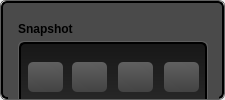
        <widget class="QFrame" name="frame_white_border_10">
         <property name="minimumSize">
          <size>
           <width>225</width>
           <height>0</height>
          </size>
         </property>
         <property name="maximumSize">
          <size>
           <width>230</width>
           <height>16777215</height>
          </size>
         </property>
         <property name="styleSheet">
          <string notr="true">QFrame {
    border: 1px solid rgb(95, 95, 95);
    border-radius: 6px;
}</string>
         </property>
         <property name="frameShape">
          <enum>QFrame::StyledPanel</enum>
         </property>
         <property name="frameShadow">
          <enum>QFrame::Raised</enum>
         </property>
         <property name="lineWidth">
          <number>1</number>
         </property>
         <layout class="QGridLayout" name="gridLayout_14">
          <property name="margin">
           <number>0</number>
          </property>
          <property name="spacing">
           <number>0</number>
          </property>
          <item row="0" column="0">
           <widget class="QFrame" name="frame_center_nest_7">
            <property name="minimumSize">
             <size>
              <width>0</width>
              <height>0</height>
             </size>
            </property>
            <property name="maximumSize">
             <size>
              <width>16777215</width>
              <height>16777215</height>
             </size>
            </property>
            <property name="styleSheet">
             <string notr="true">QFrame {
  background: rgb(74, 74, 74);
    border-style: solid;
    border: 2px solid #000000;
    border-radius: 6px;
}</string>
            </property>
            <property name="frameShape">
             <enum>QFrame::StyledPanel</enum>
            </property>
            <property name="frameShadow">
             <enum>QFrame::Raised</enum>
            </property>
            <property name="lineWidth">
             <number>1</number>
            </property>
            <widget class="QFrame" name="frame_13">
             <property name="geometry">
              <rect>
               <x>7</x>
               <y>10</y>
               <width>211</width>
               <height>241</height>
              </rect>
             </property>
             <property name="styleSheet">
              <string notr="true">border: none;</string>
             </property>
             <property name="frameShape">
              <enum>QFrame::StyledPanel</enum>
             </property>
             <property name="frameShadow">
              <enum>QFrame::Raised</enum>
             </property>
             <widget class="QLabel" name="label_14">
              <property name="geometry">
               <rect>
                <x>10</x>
                <y>10</y>
                <width>161</width>
                <height>16</height>
               </rect>
              </property>
              <property name="font">
               <font>
                <weight>75</weight>
                <bold>true</bold>
               </font>
              </property>
              <property name="styleSheet">
               <string notr="true">border: none;</string>
              </property>
              <property name="text">
               <string>Snapshot</string>
              </property>
             </widget>
             <widget class="QFrame" name="frame_74">
              <property name="geometry">
               <rect>
                <x>10</x>
                <y>30</y>
                <width>190</width>
                <height>200</height>
               </rect>
              </property>
              <property name="minimumSize">
               <size>
                <width>190</width>
                <height>100</height>
               </size>
              </property>
              <property name="maximumSize">
               <size>
                <width>190</width>
                <height>200</height>
               </size>
              </property>
              <property name="styleSheet">
               <string notr="true">QFrame {
background-color: none;
border: 1px solid rgb(95, 95, 95)
}</string>
              </property>
              <property name="frameShape">
               <enum>QFrame::StyledPanel</enum>
              </property>
              <property name="frameShadow">
               <enum>QFrame::Raised</enum>
              </property>
              <widget class="QFrame" name="frame_75">
               <property name="geometry">
                <rect>
                 <x>1</x>
                 <y>1</y>
                 <width>188</width>
                 <height>198</height>
                </rect>
               </property>
               <property name="minimumSize">
                <size>
                 <width>100</width>
                 <height>198</height>
                </size>
               </property>
               <property name="maximumSize">
                <size>
                 <width>190</width>
                 <height>198</height>
                </size>
               </property>
               <property name="styleSheet">
                <string notr="true">QFrame {

background-color: qlineargradient(spread:pad, x1:0, y1:0, x2:0, y2:1, stop:0 rgba(23, 23, 23, 255), stop:0.497561 rgba(50, 50, 50, 255), stop:1 rgba(44, 44, 44, 255));
border: 2px solid black;
}</string>
               </property>
               <property name="frameShape">
                <enum>QFrame::StyledPanel</enum>
               </property>
               <property name="frameShadow">
                <enum>QFrame::Raised</enum>
               </property>
               <widget class="QPushButton" name="pushButton_64">
                <property name="geometry">
                 <rect>
                  <x>9</x>
                  <y>20</y>
                  <width>35</width>
                  <height>30</height>
                 </rect>
                </property>
                <property name="minimumSize">
                 <size>
                  <width>20</width>
                  <height>20</height>
                 </size>
                </property>
                <property name="maximumSize">
                 <size>
                  <width>130</width>
                  <height>100</height>
                 </size>
                </property>
                <property name="font">
                 <font>
                  <pointsize>10</pointsize>
                  <weight>75</weight>
                  <bold>true</bold>
                 </font>
                </property>
                <property name="styleSheet">
                 <string notr="true">QPushButton:hover
{
    border: 1px solid #78879b;
    color: silver;
}

QPushButton
{
    border-color: rgb(0,0,0);
}

QPushButton {
background-color: qlineargradient(spread:pad, x1:0.546341, y1:1, x2:0.512195, y2:0, stop:0 rgba(67, 67, 67, 255), stop:1 rgba(96, 96, 96, 255));
border-radius: 5px;
}</string>
                </property>
                <property name="text">
                 <string/>
                </property>
                <property name="icon">
                 <iconset resource="grey_icons.qrc">
                  <normaloff>:/greys/images/grey_icons/10pc_gray_badge.svg</normaloff>:/greys/images/grey_icons/10pc_gray_badge.svg</iconset>
                </property>
                <property name="iconSize">
                 <size>
                  <width>28</width>
                  <height>28</height>
                 </size>
                </property>
               </widget>
               <widget class="QPushButton" name="pushButton_65">
                <property name="geometry">
                 <rect>
                  <x>53</x>
                  <y>20</y>
                  <width>35</width>
                  <height>30</height>
                 </rect>
                </property>
                <property name="minimumSize">
                 <size>
                  <width>20</width>
                  <height>20</height>
                 </size>
                </property>
                <property name="maximumSize">
                 <size>
                  <width>130</width>
                  <height>100</height>
                 </size>
                </property>
                <property name="font">
                 <font>
                  <pointsize>10</pointsize>
                  <weight>75</weight>
                  <bold>true</bold>
                 </font>
                </property>
                <property name="styleSheet">
                 <string notr="true">QPushButton:hover
{
    border: 1px solid #78879b;
    color: silver;
}

QPushButton
{
    border-color: rgb(0,0,0);
}

QPushButton {
background-color: qlineargradient(spread:pad, x1:0.546341, y1:1, x2:0.512195, y2:0, stop:0 rgba(67, 67, 67, 255), stop:1 rgba(96, 96, 96, 255));
border-radius: 5px;
}</string>
                </property>
                <property name="text">
                 <string/>
                </property>
                <property name="icon">
                 <iconset resource="grey_icons.qrc">
                  <normaloff>:/greys/images/grey_icons/10pc_gray_clipboard.svg</normaloff>:/greys/images/grey_icons/10pc_gray_clipboard.svg</iconset>
                </property>
                <property name="iconSize">
                 <size>
                  <width>28</width>
                  <height>28</height>
                 </size>
                </property>
               </widget>
               <widget class="QPushButton" name="pushButton_66">
                <property name="geometry">
                 <rect>
                  <x>99</x>
                  <y>20</y>
                  <width>35</width>
                  <height>30</height>
                 </rect>
                </property>
                <property name="minimumSize">
                 <size>
                  <width>20</width>
                  <height>20</height>
                 </size>
                </property>
                <property name="maximumSize">
                 <size>
                  <width>130</width>
                  <height>100</height>
                 </size>
                </property>
                <property name="font">
                 <font>
                  <pointsize>10</pointsize>
                  <weight>75</weight>
                  <bold>true</bold>
                 </font>
                </property>
                <property name="styleSheet">
                 <string notr="true">QPushButton:hover
{
    border: 1px solid #78879b;
    color: silver;
}

QPushButton
{
    border-color: rgb(0,0,0);
}

QPushButton {
background-color: qlineargradient(spread:pad, x1:0.546341, y1:1, x2:0.512195, y2:0, stop:0 rgba(67, 67, 67, 255), stop:1 rgba(96, 96, 96, 255));
border-radius: 5px;
}</string>
                </property>
                <property name="text">
                 <string/>
                </property>
                <property name="icon">
                 <iconset resource="grey_icons.qrc">
                  <normaloff>:/greys/images/grey_icons/1opc_gray_trash.svg</normaloff>:/greys/images/grey_icons/1opc_gray_trash.svg</iconset>
                </property>
                <property name="iconSize">
                 <size>
                  <width>28</width>
                  <height>28</height>
                 </size>
                </property>
               </widget>
               <widget class="QPushButton" name="pushButton_67">
                <property name="geometry">
                 <rect>
                  <x>145</x>
                  <y>20</y>
                  <width>35</width>
                  <height>30</height>
                 </rect>
                </property>
                <property name="minimumSize">
                 <size>
                  <width>20</width>
                  <height>20</height>
                 </size>
                </property>
                <property name="maximumSize">
                 <size>
                  <width>130</width>
                  <height>100</height>
                 </size>
                </property>
                <property name="font">
                 <font>
                  <pointsize>10</pointsize>
                  <weight>75</weight>
                  <bold>true</bold>
                 </font>
                </property>
                <property name="styleSheet">
                 <string notr="true">QPushButton:hover
{
    border: 1px solid #78879b;
    color: silver;
}

QPushButton
{
    border-color: rgb(0,0,0);
}

QPushButton {
background-color: qlineargradient(spread:pad, x1:0.546341, y1:1, x2:0.512195, y2:0, stop:0 rgba(67, 67, 67, 255), stop:1 rgba(96, 96, 96, 255));
border-radius: 5px;
}</string>
                </property>
                <property name="text">
                 <string/>
                </property>
                <property name="icon">
                 <iconset resource="grey_icons.qrc">
                  <normaloff>:/greys/images/grey_icons/10pc_gray_eye.svg</normaloff>:/greys/images/grey_icons/10pc_gray_eye.svg</iconset>
                </property>
                <property name="iconSize">
                 <size>
                  <width>28</width>
                  <height>28</height>
                 </size>
                </property>
               </widget>
               <widget class="QLabel" name="labelSnapshotThumbnail_14">
                <property name="geometry">
                 <rect>
                  <x>13</x>
                  <y>60</y>
                  <width>161</width>
                  <height>131</height>
                 </rect>
                </property>
                <property name="styleSheet">
                 <string notr="true">border: none;</string>
                </property>
                <property name="text">
                 <string/>
                </property>
                <property name="pixmap">
                 <pixmap resource="oct_gallery_resources.qrc">:/website/images/oct_gallery/placeholder_cat_retina36.jpg</pixmap>
                </property>
                <property name="scaledContents">
                 <bool>true</bool>
                </property>
               </widget>
              </widget>
             </widget>
            </widget>
           </widget>
          </item>
         </layout>
        </widget>
